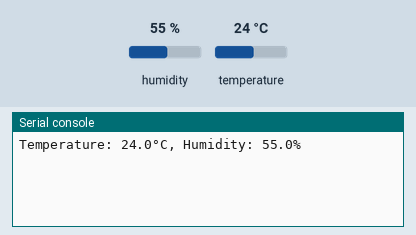
Recording of a program running on a simulated Raspberry Pi Pico running MicroPython. Parts: the last lines printed to the serial console. Inputs (shaded band) come from the test bench; at power-on: humidity 55 %, temperature 24 °C.

Above: at 1.2 s.
1.3 s: humidity set to 22 %
At 2.6 s:
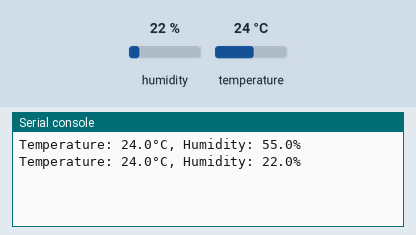
4.0 s: temperature set to 12 °C
At 5.0 s:
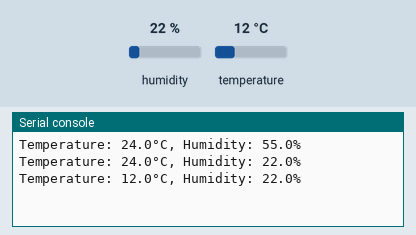
6.7 s: humidity set to 40 %
At 8.5 s:
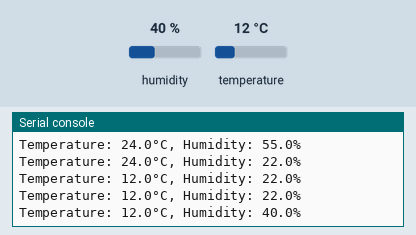
Timing chart, 0 to 10.0 s (numbered marks = the images above; inputs shaded):
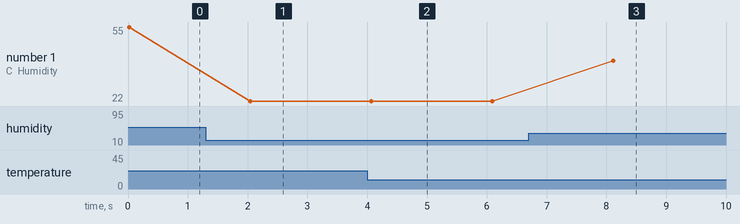

Measured:
- after the input at 1.3 s, the serial console: prints a new line after 0.75 s (image 1)
- after the input at 4.0 s, the serial console: prints a new line after 0.07 s (image 2)
- after the input at 6.7 s, the serial console: prints a new line after 1.4 s (image 3)
- plotted number 1: 55 → 22 after the input at 1.3 s, 22 → 40 after the input at 6.7 s

The program:

DHT22.py
```python
import dht
from machine import Pin
import utime


sensor = dht.DHT22(Pin(4))

while True:
        sensor.measure()
        temp = sensor.temperature()
        hum = sensor.humidity()

        print(f"Temperature: {temp}°C, Humidity: {hum}%")

        utime.sleep(2)
```
